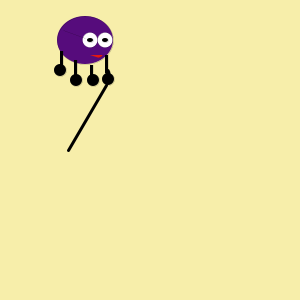
Frame 1 (no input)
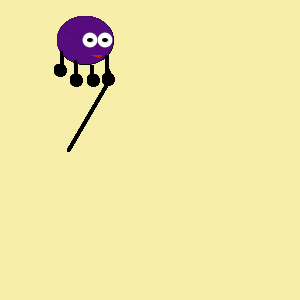
Frame 60 (the mouse pressed at the canvas centre just before this capture)
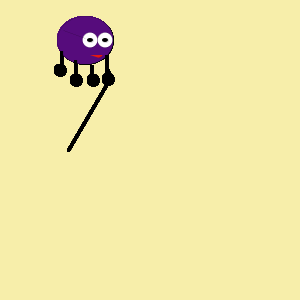
Frame 120 (the mouse held since frame 60 and released just before this capture)

The Processing sketch that drew these frames (run headless with seeded random() and noise(); from frame 60 on, the mouse is pressed at the canvas centre):

// Processing sketch: processing_10957
// ── processing_10957.pde

int pX;
int pY;
int cor;

void setup() {
  size(300,300);
  background(#F7EEAA);
     
}

void draw() {
  strokeWeight(0);
  stroke(0);
  
  pX = 85;
  pY = 40;
  //int cor = 

//haste
line(pX + 4,pY - 2,63,40);

    
//body
fill(#560C7C);
ellipse(pX, pY,56,48);

//boca
fill(#E51710);
arc(pX + 5, 55, 25, 8,0,PI/1/2/2);

//branca - globo ocular
fill(255);
ellipse(90,40,15,15);

//branca - globo ocular
fill(255);
ellipse(105,40,15,15);

//haste
line(85,38,63,30);

//preta
fill(0);
ellipse(90,40,6,4);
//preta
fill(0);
ellipse(105,40,6,4);


//braços - esquerda p/ direita
rect(60,51, 3, 18);
rect(74,60, 3, 18);
rect(90,65, 3, 18);
rect(105,55, 3, 18);

//mãos - esquerda p/ direita
ellipse(60,70,12,12);
ellipse(76,80,12,12);
ellipse(93,80,12,12);
ellipse(108,79,12,12);

//cajado 
ellipse(108,75,5,12);
strokeWeight(3);{
line(106,85,68,150);
}

int pm = mouseX;
int pmy = mouseY;
println("mouseX= "+pm+"mouseY= "+pmy);

}
